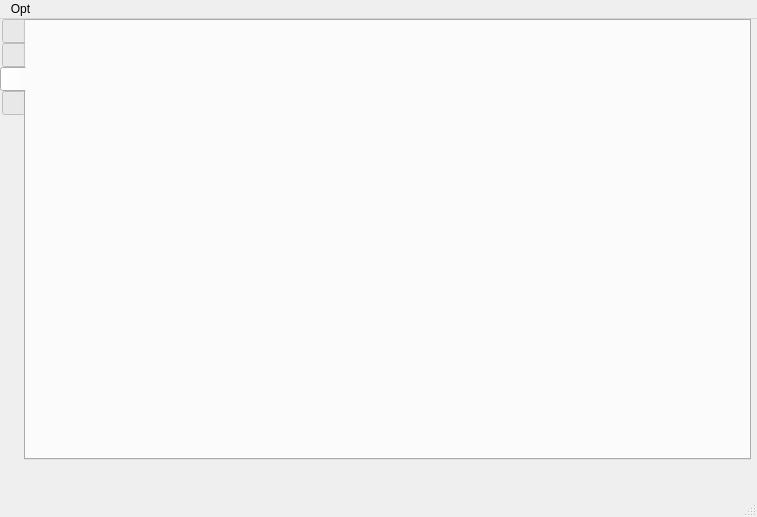
<?xml version="1.0" encoding="UTF-8"?>
<ui version="4.0">
 <class>MainWindow</class>
 <widget class="QMainWindow" name="MainWindow">
  <property name="geometry">
   <rect>
    <x>0</x>
    <y>0</y>
    <width>757</width>
    <height>517</height>
   </rect>
  </property>
  <property name="sizePolicy">
   <sizepolicy hsizetype="Fixed" vsizetype="Fixed">
    <horstretch>0</horstretch>
    <verstretch>0</verstretch>
   </sizepolicy>
  </property>
  <property name="minimumSize">
   <size>
    <width>757</width>
    <height>517</height>
   </size>
  </property>
  <property name="maximumSize">
   <size>
    <width>757</width>
    <height>517</height>
   </size>
  </property>
  <property name="windowTitle">
   <string>Vik ВКонтакте</string>
  </property>
  <widget class="QWidget" name="centralWidget">
   <widget class="QTabWidget" name="tabWidget">
    <property name="geometry">
     <rect>
      <x>0</x>
      <y>0</y>
      <width>751</width>
      <height>441</height>
     </rect>
    </property>
    <property name="font">
     <font>
      <family>Ubuntu</family>
     </font>
    </property>
    <property name="whatsThis">
     <string>&lt;html&gt;&lt;head/&gt;&lt;body&gt;&lt;p&gt;&lt;br/&gt;&lt;/p&gt;&lt;/body&gt;&lt;/html&gt;</string>
    </property>
    <property name="layoutDirection">
     <enum>Qt::LeftToRight</enum>
    </property>
    <property name="inputMethodHints">
     <set>Qt::ImhNone</set>
    </property>
    <property name="tabPosition">
     <enum>QTabWidget::West</enum>
    </property>
    <property name="tabShape">
     <enum>QTabWidget::Rounded</enum>
    </property>
    <property name="currentIndex">
     <number>2</number>
    </property>
    <property name="iconSize">
     <size>
      <width>30</width>
      <height>30</height>
     </size>
    </property>
    <property name="elideMode">
     <enum>Qt::ElideRight</enum>
    </property>
    <property name="usesScrollButtons">
     <bool>false</bool>
    </property>
    <property name="documentMode">
     <bool>false</bool>
    </property>
    <property name="tabsClosable">
     <bool>false</bool>
    </property>
    <property name="tabBarAutoHide">
     <bool>false</bool>
    </property>
    <widget class="QWidget" name="friends">
     <attribute name="icon">
      <iconset resource="ux_icons.qrc">
       <normaloff>:/icons/tabs/friends.png</normaloff>:/icons/tabs/friends.png</iconset>
     </attribute>
     <attribute name="title">
      <string/>
     </attribute>
    </widget>
    <widget class="QWidget" name="message">
     <attribute name="icon">
      <iconset resource="ux_icons.qrc">
       <normaloff>:/icons/tabs/chat.png</normaloff>:/icons/tabs/chat.png</iconset>
     </attribute>
     <attribute name="title">
      <string/>
     </attribute>
     <widget class="QWidget" name="dialogs" native="true">
      <property name="geometry">
       <rect>
        <x>0</x>
        <y>0</y>
        <width>271</width>
        <height>431</height>
       </rect>
      </property>
      <property name="focusPolicy">
       <enum>Qt::WheelFocus</enum>
      </property>
      <property name="autoFillBackground">
       <bool>false</bool>
      </property>
     </widget>
     <widget class="QWidget" name="messages" native="true">
      <property name="geometry">
       <rect>
        <x>280</x>
        <y>0</y>
        <width>421</width>
        <height>381</height>
       </rect>
      </property>
      <property name="focusPolicy">
       <enum>Qt::WheelFocus</enum>
      </property>
     </widget>
     <widget class="QTextEdit" name="text">
      <property name="geometry">
       <rect>
        <x>280</x>
        <y>390</y>
        <width>381</width>
        <height>41</height>
       </rect>
      </property>
      <property name="font">
       <font>
        <family>Sans Serif</family>
        <pointsize>9</pointsize>
       </font>
      </property>
      <property name="frameShape">
       <enum>QFrame::StyledPanel</enum>
      </property>
      <property name="frameShadow">
       <enum>QFrame::Plain</enum>
      </property>
      <property name="lineWrapColumnOrWidth">
       <number>0</number>
      </property>
     </widget>
     <widget class="QPushButton" name="send">
      <property name="geometry">
       <rect>
        <x>660</x>
        <y>390</y>
        <width>41</width>
        <height>41</height>
       </rect>
      </property>
      <property name="focusPolicy">
       <enum>Qt::NoFocus</enum>
      </property>
      <property name="text">
       <string>Send</string>
      </property>
     </widget>
     <widget class="QPushButton" name="pushButton">
      <property name="geometry">
       <rect>
        <x>626</x>
        <y>390</y>
        <width>31</width>
        <height>26</height>
       </rect>
      </property>
      <property name="focusPolicy">
       <enum>Qt::NoFocus</enum>
      </property>
      <property name="text">
       <string/>
      </property>
      <property name="icon">
       <iconset resource="ux_icons.qrc">
        <normaloff>:/icons/buttons/smile-button.png</normaloff>:/icons/buttons/smile-button.png</iconset>
      </property>
      <property name="flat">
       <bool>true</bool>
      </property>
     </widget>
    </widget>
    <widget class="QWidget" name="audio">
     <property name="whatsThis">
      <string>&lt;html&gt;&lt;head/&gt;&lt;body&gt;&lt;p&gt;&lt;span style=&quot; font-weight:600; color:#9200a8;&quot;&gt;Мои аудиозаписи&lt;/span&gt;&lt;/p&gt;&lt;/body&gt;&lt;/html&gt;</string>
     </property>
     <property name="layoutDirection">
      <enum>Qt::LeftToRight</enum>
     </property>
     <attribute name="icon">
      <iconset resource="ux_icons.qrc">
       <normaloff>:/icons/tabs/music-notes.png</normaloff>:/icons/tabs/music-notes.png</iconset>
     </attribute>
     <attribute name="title">
      <string/>
     </attribute>
     <widget class="QFrame" name="audio_menu">
      <property name="geometry">
       <rect>
        <x>0</x>
        <y>0</y>
        <width>171</width>
        <height>435</height>
       </rect>
      </property>
     </widget>
     <widget class="QFrame" name="audio_list">
      <property name="geometry">
       <rect>
        <x>180</x>
        <y>0</y>
        <width>500</width>
        <height>435</height>
       </rect>
      </property>
      <property name="frameShape">
       <enum>QFrame::NoFrame</enum>
      </property>
      <property name="frameShadow">
       <enum>QFrame::Raised</enum>
      </property>
      <property name="lineWidth">
       <number>20</number>
      </property>
      <property name="midLineWidth">
       <number>90</number>
      </property>
     </widget>
    </widget>
    <widget class="QWidget" name="downloads">
     <attribute name="icon">
      <iconset resource="ux_icons.qrc">
       <normaloff>:/icons/buttons/download-button.png</normaloff>:/icons/buttons/download-button.png</iconset>
     </attribute>
     <attribute name="title">
      <string/>
     </attribute>
    </widget>
   </widget>
   <widget class="QPushButton" name="pushButton_2">
    <property name="geometry">
     <rect>
      <x>0</x>
      <y>440</y>
      <width>41</width>
      <height>31</height>
     </rect>
    </property>
    <property name="text">
     <string/>
    </property>
    <property name="icon">
     <iconset resource="ux_icons.qrc">
      <normaloff>:/icons/buttons/refresh-button.png</normaloff>:/icons/buttons/refresh-button.png</iconset>
    </property>
    <property name="iconSize">
     <size>
      <width>20</width>
      <height>20</height>
     </size>
    </property>
    <property name="flat">
     <bool>true</bool>
    </property>
   </widget>
  </widget>
  <widget class="QMenuBar" name="menuBar">
   <property name="geometry">
    <rect>
     <x>0</x>
     <y>0</y>
     <width>757</width>
     <height>19</height>
    </rect>
   </property>
   <widget class="QMenu" name="menuOpt">
    <property name="title">
     <string>Opt</string>
    </property>
    <addaction name="action"/>
   </widget>
   <addaction name="menuOpt"/>
  </widget>
  <widget class="QStatusBar" name="statusBar"/>
  <action name="action">
   <property name="text">
    <string>Переавторизовать</string>
   </property>
  </action>
 </widget>
 <layoutdefault spacing="6" margin="11"/>
 <resources>
  <include location="ux_icons.qrc"/>
 </resources>
 <connections/>
</ui>
